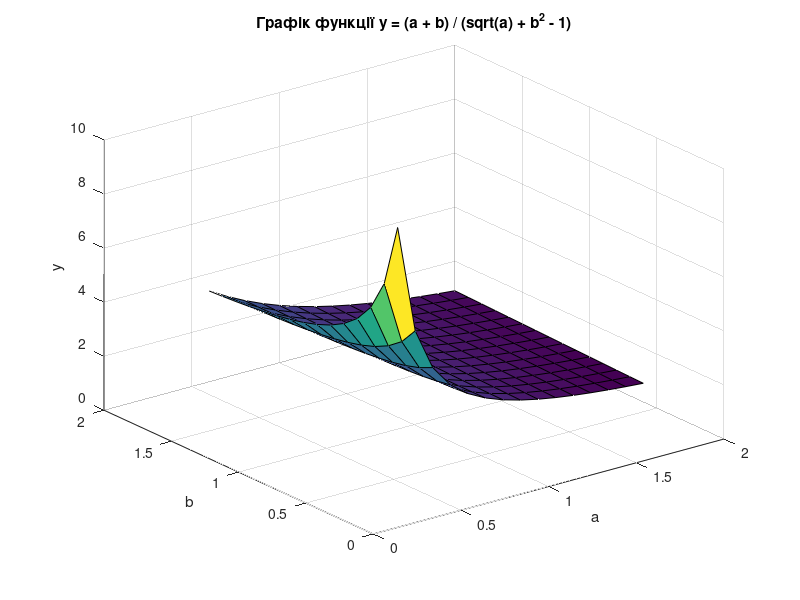

This chart was generated by the following MATLAB code:
% Визначення діапазонів для a та b
a = 0.6:0.1:2; % значення a
b = 0.6:0.1:2; % значення b

n_a = length(a); % кількість точок для a
n_b = length(b); % кількість точок для b
y = zeros(n_a, n_b); % формування нульового масиву розміром n_a на n_b для виходу

% Обчислення значень y для всіх комбінацій a і b
for i = 1:n_a
    for j = 1:n_b
        y(i, j) = (a(i) + b(j)) / (sqrt(a(i)) + b(j)^2 - 1);
    end
end

% Побудова поверхні графіка функції
surf(a, b, y);
xlabel('a');
ylabel('b');
zlabel('y');
title('Графік функції y = (a + b) / (sqrt(a) + b^2 - 1)');
